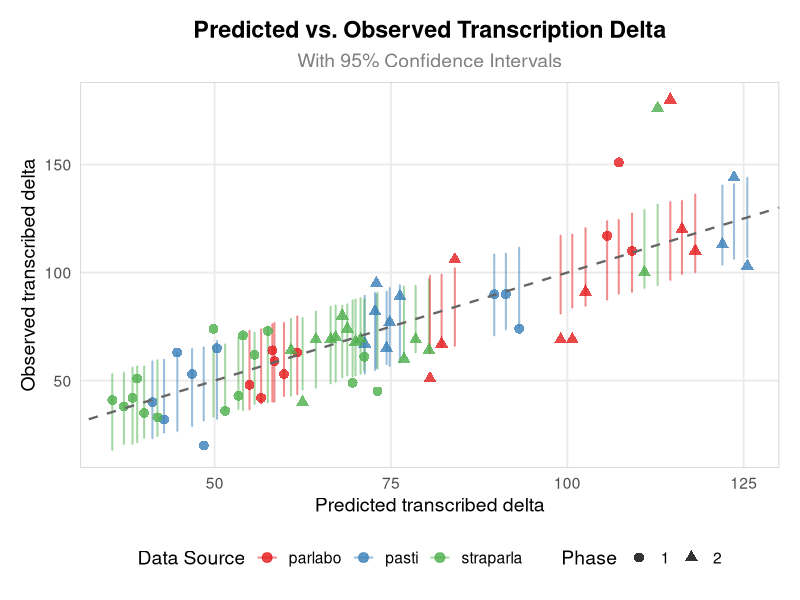
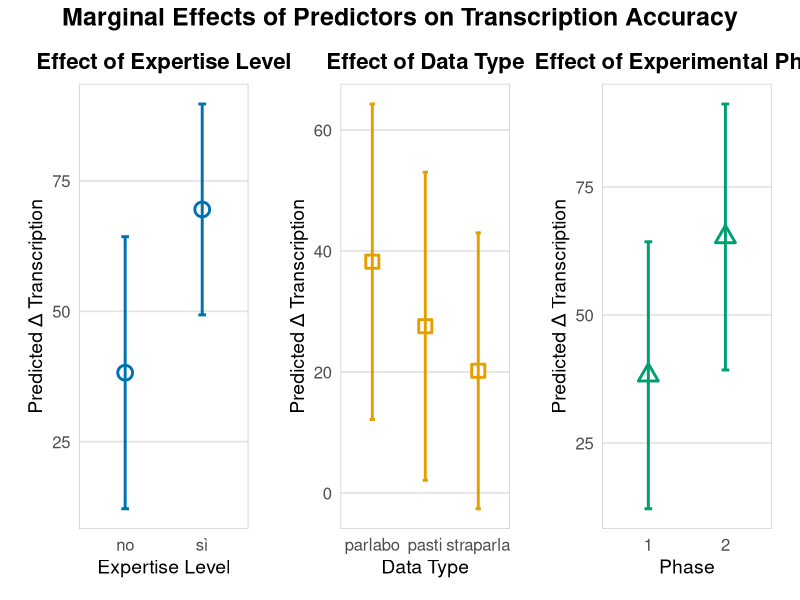
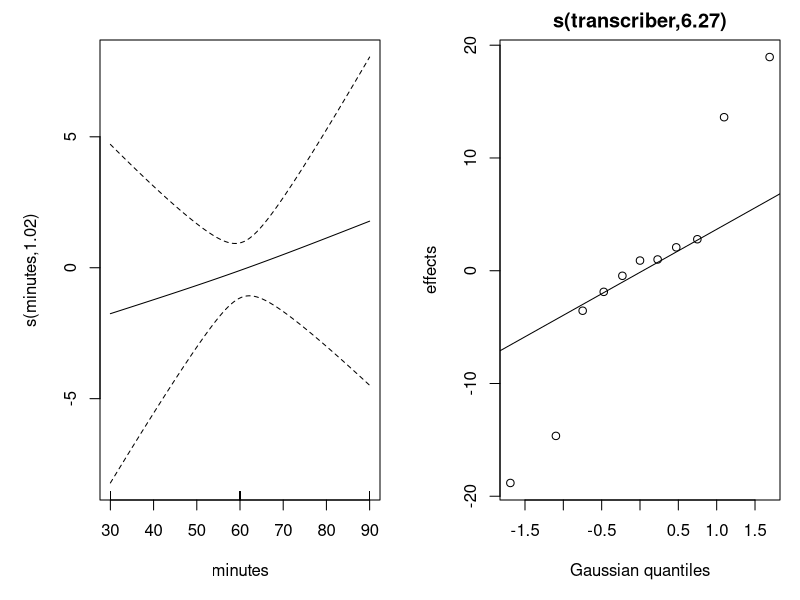
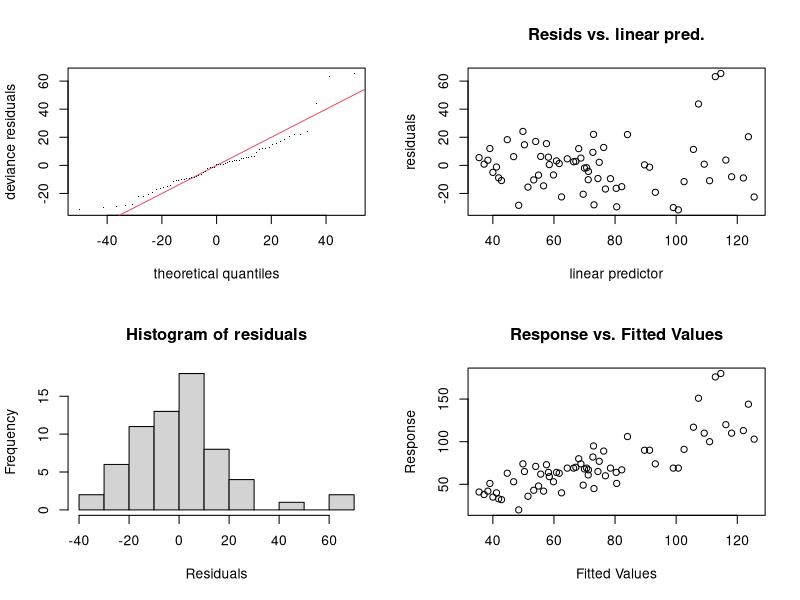
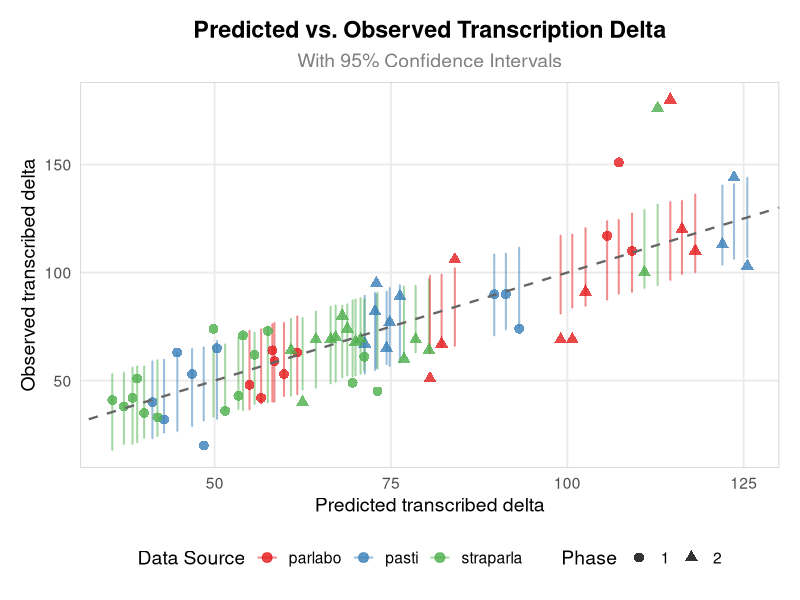
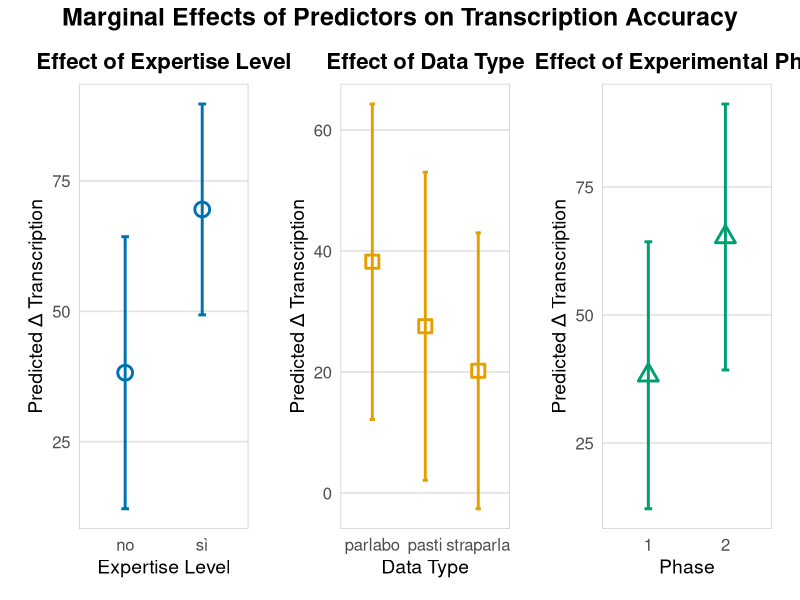

Recreate these plots in R, in order.
library(mgcv)
library(ggeffects)
library(ggplot2)
library(patchwork)

df <- read.csv("stats/table_mixed2.csv", sep="\t")

df$expert <- as.factor(df$expert)
df$data <- as.factor(df$data)
df$phase <- as.factor(df$phase)
df$transcriber <- as.factor(df$transcriber)  # your random effect

model <- gam(transcribed_delta ~
               s(minutes, k=3) +                  # smooth term for time
               expert +                      # fixed effect
               data +                        # fixed effect
               phase +                       # fixed effect
               s(transcriber, bs = "re"),    # random intercept per transcriber
             data = df, method = "REML", family = gaussian())

# View the model summary
summary(model)

png("my_gam_plots.png", width = 800, height = 600) # Adjust width/height as needed

# Generate the plots (e.g., all on one page if your model has multiple smooths)
plot(model, pages = 1)

# Close the device (this saves the file)
dev.off()

# Open a PNG device
png("gam_check_diagnostics.png", width = 1000, height = 800) # Adjust dimensions

# Generate the diagnostic plots
gam.check(model)

# Close the device
dev.off()



# Predict from the GAMM
pred <- predict(model, se.fit = TRUE)

# Store values
df$fit <- pred$fit
df$lower <- pred$fit - 1.96 * pred$se.fit
df$upper <- pred$fit + 1.96 * pred$se.fit

# Plot
ggplot(df, aes(x = fit, y = transcribed_delta, color = data, shape = phase)) +
  geom_errorbar(aes(ymin = lower, ymax = upper), width = 0.05, alpha = 0.5, size = 0.7) +
  geom_point(size = 3, alpha = 0.8) +
  geom_abline(slope = 1, intercept = 0, linetype = "dashed", color = "gray40", size = 0.8) +
  labs(
    title = "Predicted vs. Observed Transcription Delta",
    subtitle = "With 95% Confidence Intervals",
    x = "Predicted transcribed delta",
    y = "Observed transcribed delta",
    color = "Data Source",
    shape = "Phase"
  ) +
  scale_color_brewer(palette = "Set1") +
  theme_minimal(base_size = 14) +
  theme(
    plot.title = element_text(face = "bold", hjust = 0.5),
    plot.subtitle = element_text(hjust = 0.5, color = "gray50"),
    legend.position = "bottom",
    panel.grid.minor = element_blank(),
    panel.border = element_rect(color = "gray80", fill = NA, size = 0.5),
    plot.margin = margin(15, 15, 15, 15)
  ) +
  guides(
    color = guide_legend(override.aes = list(size = 3)),
    shape = guide_legend(override.aes = list(size = 3))
  )
ggsave("plots/predicted_vs_observed.png", width = 7, height = 6, dpi = 300)


# Generate marginal effects - using ggpredict() instead of ggemmeans() for GAM
eff_expert <- ggpredict(model, terms = "expert")
eff_data <- ggpredict(model, terms = "data")
eff_phase <- ggpredict(model, terms = "phase")

# Custom theme for consistent styling
effect_theme <- function() {
  theme_minimal(base_size = 14) +
    theme(
      plot.title = element_text(face = "bold", hjust = 0.5, size = 16),
      axis.title = element_text(size = 14),
      axis.text = element_text(size = 12),
      panel.grid.minor = element_blank(),
      panel.grid.major.y = element_line(color = "gray90"),
      panel.grid.major.x = element_blank(),
      panel.border = element_rect(color = "gray80", fill = NA, size = 0.5),
      plot.margin = margin(10, 15, 10, 15),
      legend.position = "none"
    )
}

# Create expert plot
p_expert <- ggplot(eff_expert, aes(x = x, y = predicted)) +
  geom_point(size = 4, color = "#0072B2", fill = "white", shape = 21, stroke = 1.5) +
  geom_errorbar(aes(ymin = conf.low, ymax = conf.high), 
                width = 0.1, color = "#0072B2", linewidth = 1) +
  labs(title = "Effect of Expertise Level",
       x = "Expertise Level",
       y = "Predicted Δ Transcription") +
  effect_theme()

  # Create data plot
p_data <- ggplot(eff_data, aes(x = x, y = predicted)) +
  geom_point(size = 4, color = "#E69F00", fill = "white", shape = 22, stroke = 1.5) +
  geom_errorbar(aes(ymin = conf.low, ymax = conf.high), 
                width = 0.1, color = "#E69F00", linewidth = 1) +
  labs(title = "Effect of Data Type",
       x = "Data Type",
       y = "Predicted Δ Transcription") +
  effect_theme()

  # Create phase plot
p_phase <- ggplot(eff_phase, aes(x = x, y = predicted)) +
  geom_point(size = 4, color = "#009E73", fill = "white", shape = 24, stroke = 1.5) +
  geom_errorbar(aes(ymin = conf.low, ymax = conf.high), 
                width = 0.1, color = "#009E73", linewidth = 1) +
  labs(title = "Effect of Experimental Phase",
       x = "Phase",
       y = "Predicted Δ Transcription") +
  effect_theme()

  # Combine plots
combined_plots <- (p_expert | p_data | p_phase) +
  plot_annotation(title = "Marginal Effects of Predictors on Transcription Accuracy",
                 theme = theme(plot.title = element_text(face = "bold", size = 18, hjust = 0.5)))

# Display and save
print(combined_plots)
ggsave("plots/marginal_effects.png", combined_plots, 
       width = 14, height = 5, dpi = 300, bg = "white")
